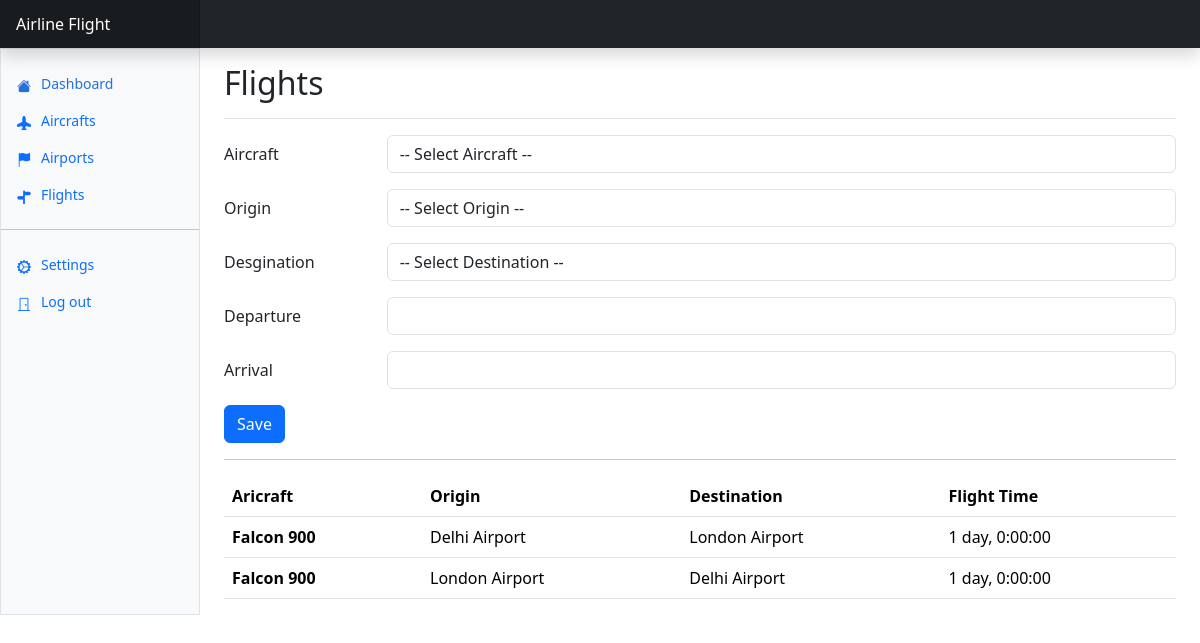
The page /flights/ on the database as committed earlier.
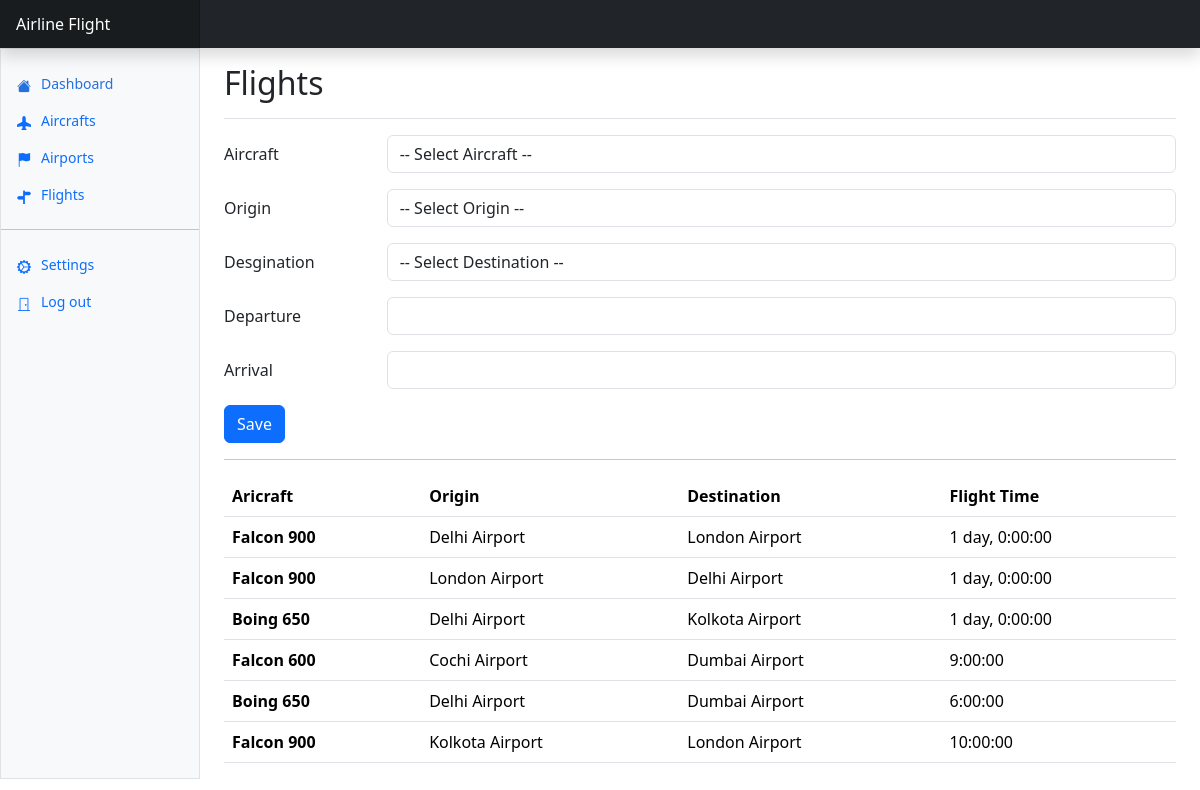
The same page on the database as committed later.
### core/models.py (models this page shows, shortened)
class BaseAbstract(models.Model):
    class Meta:
        abstract = True
    id = models.UUIDField(
        primary_key=True,
        default=uuid.uuid4,
        editable=False)
    created = models.DateTimeField(
        auto_now_add=True)
    modified = models.DateTimeField(
        auto_now=True)

class Flight(BaseAbstract):
    class Meta:
        db_table = 'core_flights'
        ordering = ['created']
    aircraft = models.ForeignKey(
        'Aircraft',
        on_delete=models.CASCADE)
    origin = models.ForeignKey(
        'Airport',
        related_name='origin',
        on_delete=models.CASCADE)
    destination = models.ForeignKey(
        'Airport',
        related_name='destination',
        on_delete=models.CASCADE)
    departure = models.DateTimeField()
    arrival = models.DateTimeField()
    flight_time = models.DurationField()

class Aircraft(BaseAbstract):
    class Meta:
        db_table = 'core_aircrafts'
        ordering = ['name']
    name = models.CharField(
        unique=True,
        max_length=100)
    def __str__(self):
        return self.name

class Airport(BaseAbstract):
    class Meta:
        db_table = 'core_airports'
        ordering = ['name']
    name = models.CharField(
        unique=True,
        max_length=100)
    def __str__(self):
        return self.name

### core/views.py (the view)
class FlightView(MultipleObjectMixin, CreateView):
    model = Flight
    template_name = 'core/flight.html'
    form_class = FlightForm
    success_url = reverse_lazy('core-flight')
    def get_context_data(self, **kwargs):
        self.object_list = self.get_queryset()
        return super().get_context_data(**kwargs)

### core/templates/core/flight.html (shortened to what this page needs)
{% extends "core/base_dashboard.html" %}
{% load i18n static %}
{% block main-content %}
    <div class="d-flex justify-content-between flex-wrap flex-md-nowrap align-items-center pt-3 pb-2 mb-3 border-bottom">
        <h1 class="h2">Flights</h1>
    </div>
	<form method="post">
		<div class="row mb-3">
			<label for="{{ form.aircraft.id_for_label }}" class="col-sm-2 col-form-label">
				Aircraft
			</label>
			<div class="col-sm-10">
				{{ form.aircraft }}
			</div>
		</div>
		<div class="row mb-3">
			<label for="{{ form.origin.id_for_label }}" class="col-sm-2 col-form-label">
				Origin
			</label>
			<div class="col-sm-10">
				{{ form.origin }}
			</div>
		</div>
		<div class="row mb-3">
			<label for="{{ form.destination.id_for_label }}" class="col-sm-2 col-form-label">
				Desgination
			</label>
			<div class="col-sm-10">
				{{ form.destination }}
			</div>
		</div>
		<div class="row mb-3">
			<label for="{{ form.departure.id_for_label }}" class="col-sm-2 col-form-label">
				Departure
			</label>
			<div class="col-sm-10">
				{{ form.departure }}
			</div>
		</div>
		<div class="row mb-3">
			<label for="{{ form.arrival.id_for_label }}" class="col-sm-2 col-form-label">
				Arrival
			</label>
			<div class="col-sm-10">
				{{ form.arrival }}
			</div>
		</div>
		<button type="submit" class="btn btn-primary">Save</button>
	</form>
	<hr/>
	<div class="table-responsive">
		<table class="table">
			<thead>
				<tr>
					<th scope="col">Aricraft</th>
					<th scope="col">Origin</th>
					<th scope="col">Destination</th>
					<th scope="col">Flight Time</th>
				</tr>
			</thead>
			<tbody>
            {% for flight in object_list %}
				<tr>
					<th scope="row">{{ flight.aircraft.name }}</th>
					<td>{{ flight.origin.name }}</td>
					<td>{{ flight.destination.name }}</td>
					<td>{{ flight.flight_time }}</td>
				</tr>
            {% endfor %}
			</tbody>
		</table>
	</div>
{% endblock main-content %}

### core/templates/core/base_dashboard.html (shortened to what this page needs)
{% extends "core/base.html" %}
{% load i18n static %}
{% block header %}
	{% include 'core/includes/navbar.html' %}
{% endblock header %}
{% block sidebar %}
	{% include 'core/includes/sidebar.html' %}
{% endblock sidebar %}
{% block main %}
	<main class="col-md-9 ms-sm-auto col-lg-10 px-md-4">
		{% block main-content %}{% endblock main-content %}
	</main>
{% endblock main %}
{% block stylesheets %}
	<link href="{% static 'core/css/dashboard.css' %}" rel="stylesheet" />
{% endblock stylesheets %}

### core/templates/core/base.html (shortened to what this page needs)
{% load i18n static %}
<!DOCTYPE html>
<html lang="en">
<head>
    <link href="https://cdn.jsdelivr.net/npm/bootstrap@5.3.3/dist/css/bootstrap.min.css" rel="stylesheet">
    <link rel="stylesheet" href="https://cdn.jsdelivr.net/npm/bootstrap-icons@1.11.3/font/bootstrap-icons.min.css">
    <link rel="stylesheet" href="https://cdn.jsdelivr.net/npm/flatpickr/dist/flatpickr.min.css">
    {% block stylesheets %}
    {% endblock stylesheets %}
</head>
<body>
    {% block header %}
    {% endblock header %}
    <div class="container-fluid">
        <div class="row">
            {% block sidebar %}
            {% endblock sidebar %}
            {% block main %}
            {% endblock main %}
        </div>
    </div>
</body>
</html>

### core/templates/core/includes/navbar.html (shortened to what this page needs)
{% load i18n static %}
<header class="navbar sticky-top bg-dark flex-md-nowrap p-0 shadow" data-bs-theme="dark">
    <a class="navbar-brand col-md-3 col-lg-2 me-0 px-3 fs-6 text-white" href="/">
        Airline Flight
    </a>
</header>

### core/templates/core/includes/sidebar.html (shortened to what this page needs)
{% load i18n static %}
<div class="sidebar border border-right col-md-3 col-lg-2 p-0 bg-body-tertiary">
    <div class="offcanvas-md offcanvas-end bg-body-tertiary" tabindex="-1" id="sidebarMenu" aria-labelledby="sidebarMenuLabel">
        <div class="offcanvas-body d-md-flex flex-column p-0 pt-lg-3 overflow-y-auto">
            <ul class="nav flex-column">
                <li class="nav-item">
                    <a class="nav-link d-flex align-items-center gap-2 active" aria-current="page" href="/">
                        <i class="bi bi-house-fill"></i>
                        Dashboard
                    </a>
                </li>
                <li class="nav-item">
                    <a class="nav-link d-flex align-items-center gap-2" href="#">
                        <i class="bi bi-airplane-fill"></i>
                        Aircrafts
                    </a>
                </li>
                <li class="nav-item">
                    <a class="nav-link d-flex align-items-center gap-2" href="#">
                        <i class="bi bi-flag-fill"></i>
                        Airports
                    </a>
                </li>
                <li class="nav-item">
                    <a class="nav-link d-flex align-items-center gap-2" href="/flights">
                        <i class="bi bi-signpost-split-fill"></i>
                        Flights
                    </a>
                </li>
            </ul>
            <hr class="my-3">
            <ul class="nav flex-column mb-auto">
                <li class="nav-item">
                    <a class="nav-link d-flex align-items-center gap-2" href="#">
                        <i class="bi bi-gear-wide-connected"></i>
                        Settings
                    </a>
                </li>
                <li class="nav-item">
                    <a class="nav-link d-flex align-items-center gap-2" href="#">
                        <i class="bi bi-door-closed"></i>
                        Log out
                    </a>
                </li>
            </ul>
        </div>
    </div>
</div>

### core/static/core/css/dashboard.css (style rules this page uses)
.bi { display: inline-block; width: 1rem; height: 1rem; }
.sidebar .nav-link { font-size: .875rem; font-weight: 500; }
.sidebar .nav-link.active { color: #2470dc; }
.navbar-brand { padding-top: .75rem; padding-bottom: .75rem; background-color: rgba(0, 0, 0, .25); box-shadow: inset -1px 0 0 rgba(0, 0, 0, .25); }

Rows that differ between the two databases and show on the page:
added Flight: aircraft.name "Boing 650", origin.name "Delhi Airport", destination.name "Kolkota Airport", flight_time "1 day, 0:00:00"
added Flight: aircraft.name "Falcon 600", origin.name "Cochi Airport", destination.name "Dumbai Airport", flight_time "9:00:00"
added Flight: aircraft.name "Boing 650", origin.name "Delhi Airport", destination.name "Dumbai Airport", flight_time "6:00:00"
added Flight: aircraft.name "Falcon 900", origin.name "Kolkota Airport", destination.name "London Airport", flight_time "10:00:00"
